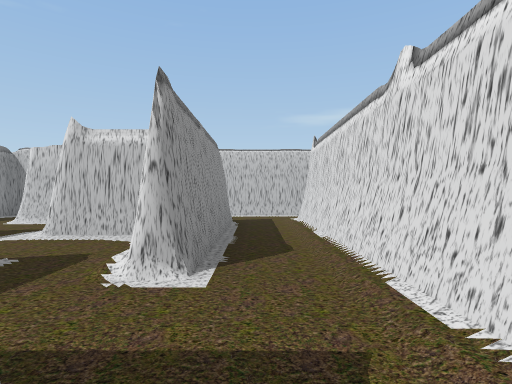
View 1 (above)

15 first-person views from a walk through a scene from a Unity 3-D project. The camera is 1.5 m above the floor, looks level and sees 80° across. The floor is counted in squares, 2 m on a side. Each view is taken from the middle of a square. On the plan, view 1 faces up. The plan holds only what a view shows up to about 10 squares ahead; the rest is blank. Some trees and plants on the terrain are drawn as simple stand-ins. The player character is not drawn.

View 2
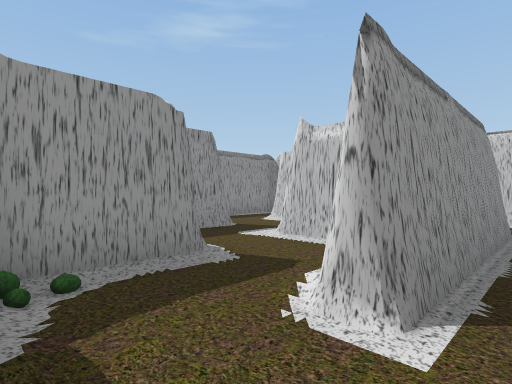

View 3
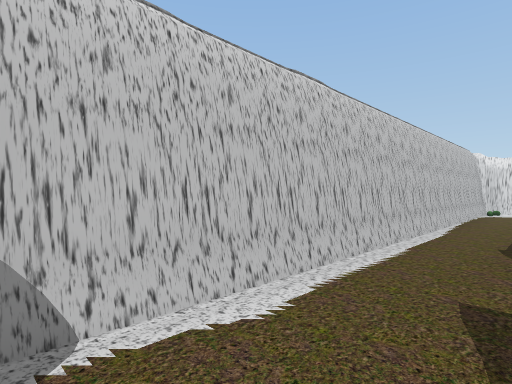

View 4
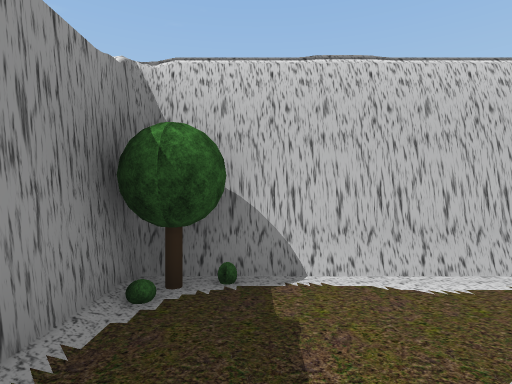

View 5
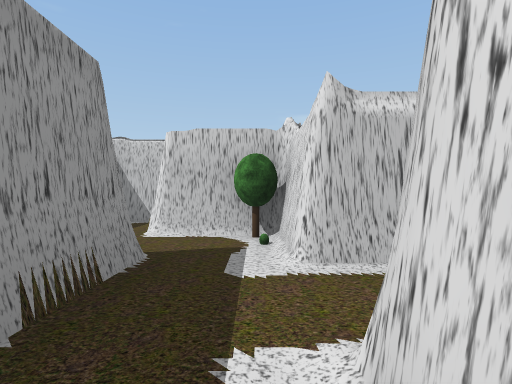

View 6
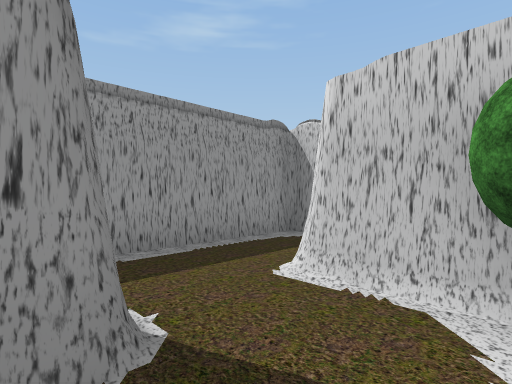

View 7
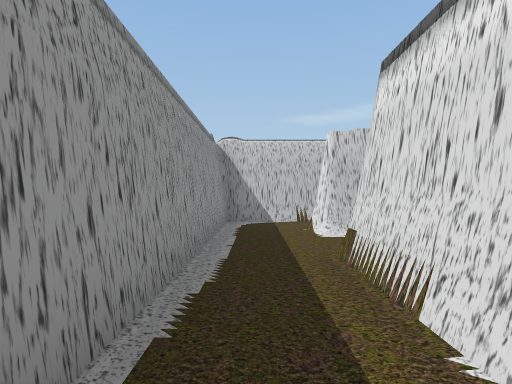

View 8
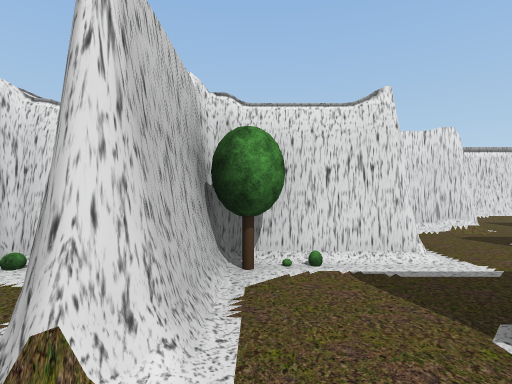

View 9
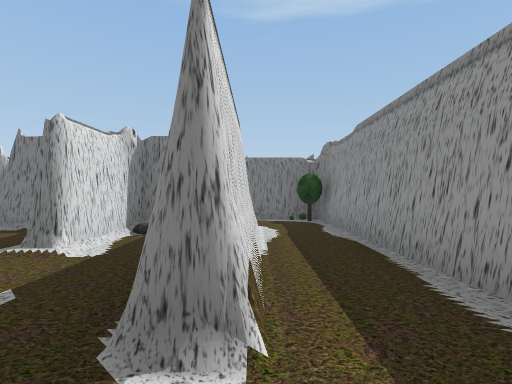

View 10
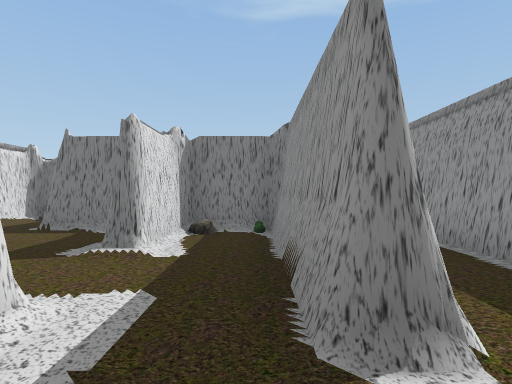

View 11
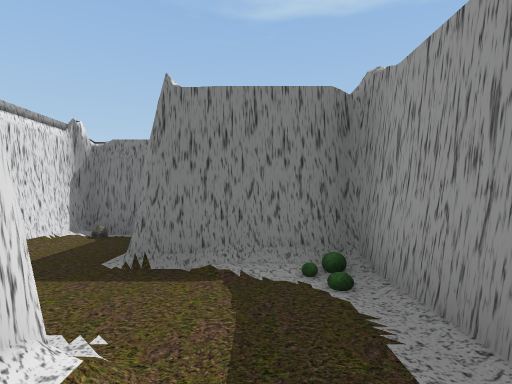

View 12
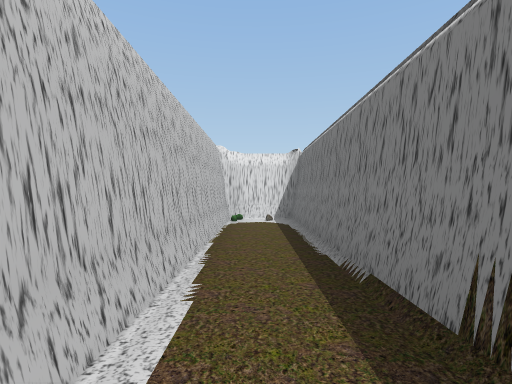

View 13
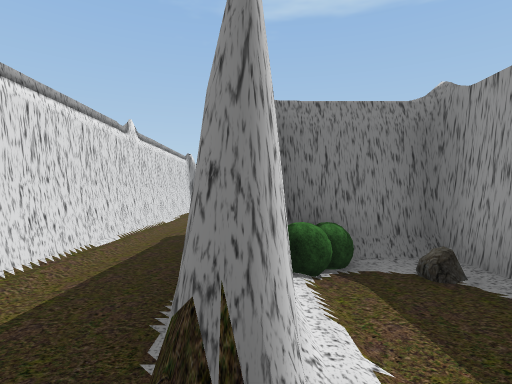

View 14
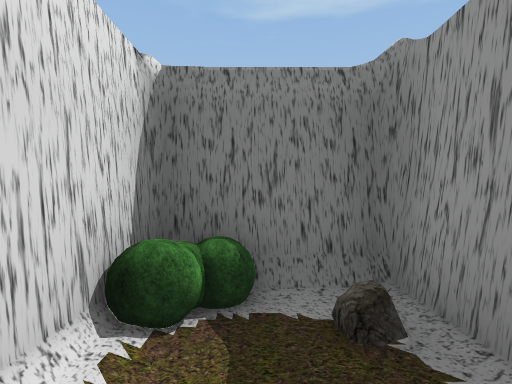

View 15
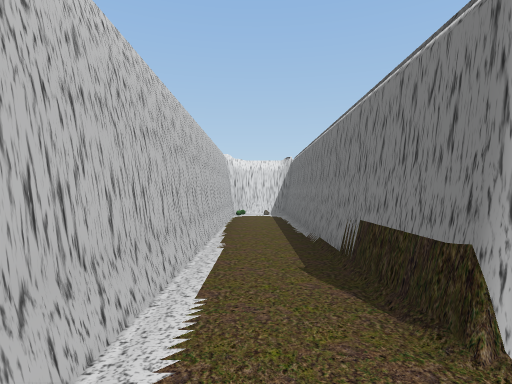

### Floor plan
Points are (right, up) in squares from view 1. A wall is a line through its corners. A room is listed if a view was taken in it or the views show most of it. See-through windows are left out.
Room 1 (views 1, 2, 12, 13, 15)
walls: (1.5, 7.9) (10.7, 7.9) (10.7, 9.8) (-1.6, 9.8); (-0.7, 7.9) (-0.7, 2.7) (-1.2, 2.7); (-0.7, 3.2) (-0.7, 2.7); (-1.6, 1) (-0.7, 0.8); (0, -1.5) (1.2, -1.5) (1.2, 7.5)
ways out: opening at (-1, 9) to room 2; opening at (-1, 2) to room 7
objects: other object (-1, 6)
Room 2 (views 3, 4, 14)
walls: (-5.4, 9.8) (-7.8, 9.8) (-7.8, 7.6); (-1.6, 9.8) (-3.1, 9.8) (-3.1, 6.6); (-1.2, 6.5) (-1.2, 7.1)
ways out: opening at (-1, 9) to room 1; opening at (-6.5, 8) to room 4; opening at (-2, 7.5) to room 6
objects: other object (-5, 9); tree (-3, 9); other object (-2, 9)
Room 3 (view 5)
walls: (-5.4, 4.5) (-5.4, 0.8) (-3.6, 0.8) (-3.6, 3.1)
low walls: (-6, 4.5) (-6, 3.6)
ways out: opening at (-4.5, 5) to room 4; opening at (-3, 4) to room 5
Room 4 (views 6, 7, 8, 9, 10)
walls: (-5.4, 5.5) (-5.4, 4.5); (-5.9, 0.6) (-5.9, 5.5); (-3.6, 5.1) (-3.6, 7.5) (-5.7, 7.5) (-6, 7.7); (-7.8, 7.6) (-7.8, -1.5) (-5.8, -1.5)
low walls: (-6, 5.5) (-6, 4.6)
ways out: opening at (-6.5, 8) to room 2; opening at (-4.5, 5) to room 3; opening at (-5.5, -0.5)
objects: tree (-7, -1); other object (-7, 0); other object (-4, 6); tree (-4, 7)
Room 5 (view 11)
walls: (-1.9, 5.1) (-3.6, 5.1); (-1.2, 2.7) (-1.2, 4.1); (-3.6, 3.1) (-3.1, 3.2)
ways out: opening at (-3, 4) to room 3; opening at (-2, 3) to room 7
Room 6 (no view inside)
walls: (-3.1, 6.6) (-3.1, 5.6) (-1.1, 5.6)
ways out: opening at (-2, 7.5) to room 2
objects: other object (-2, 6)
Room 7 (no view inside)
walls: (-3.1, 3.2) (-3.1, 0.8) (-0.8, 0.8)
ways out: opening at (-1, 2) to room 1; opening at (-2, 3) to room 5

Positions as (right, up) in squares from view 1, and headings:
1: (0, 0), facing up
2: (0, 1), facing up-left
3: (-2, 8), facing up-right
4: (-2, 7), facing up
5: (-4, 2), facing up
6: (-4, 5), facing up-left
7: (-7, 2), facing up
8: (-7, 7), facing right
9: (-6, 7), facing down
10: (-5, 7), facing down
11: (-2, 4), facing down
12: (2, 9), facing right
13: (-1, 9), facing down
14: (-2, 8), facing down
15: (0, 9), facing right
